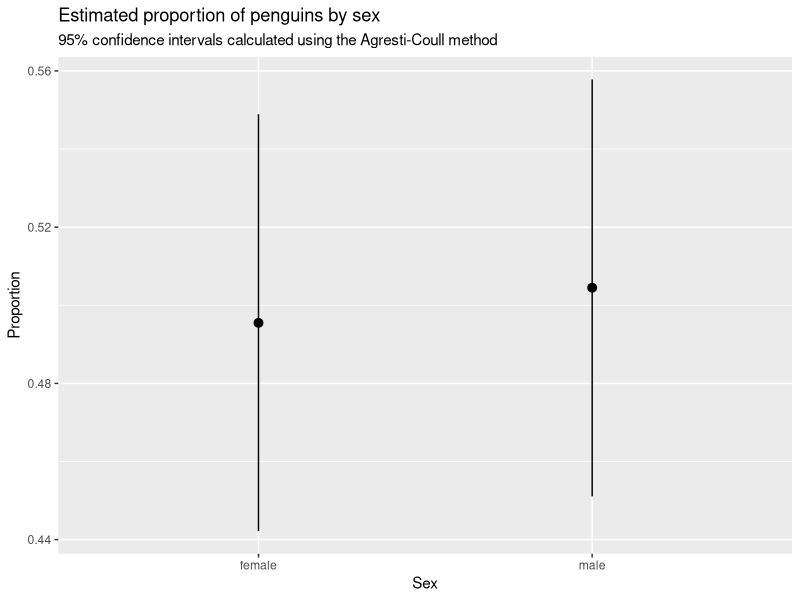

Here is the R script that generated this plot:
## ---- chunk 1

# Load packages ----

library(tidyverse)
library(palmerpenguins)


# Import and clean dataset ----

penguins_clean <- 
  penguins |> 
  filter(!is.na(sex))


# Analysis ----

penguins_summary <-
  penguins_clean |> 
  summarize(
    n_sex = n(),
    .by = sex
  ) |> 
  mutate(
    n_total = sum(n_sex),
    p_hat = n_sex / n_total,
    se = sqrt(p_hat * (1 - p_hat) / n_total),
    p_prime = (n_sex + 2) / (n_total + 4),
    ci_lower = p_prime - 1.96 * sqrt(p_prime * (1 - p_prime) / (n_total + 4)),
    ci_upper = p_prime + 1.96 * sqrt(p_prime * (1 - p_prime) / (n_total + 4))
  ) |> 
  print()


# Graph estimates and CIs ----

ggplot(penguins_summary) +
  geom_pointrange(aes(x = sex, y = p_hat, ymin = ci_lower, ymax = ci_upper)) +
  labs(
    x = "Sex",
    y = "Proportion",
    title = "Estimated proportion of penguins by sex",
    subtitle = "95% confidence intervals calculated using the Agresti-Coull method"
  )


# Hypothesis test ----

n_female <- 
  penguins_summary |> 
  filter(sex == "female") |> 
  pull(n_sex)

n_total <-
  penguins_summary |> 
  filter(sex == "female") |> 
  pull(n_total)

prop.test(x = n_female, n = n_total, p = 0.5, correct = FALSE)
